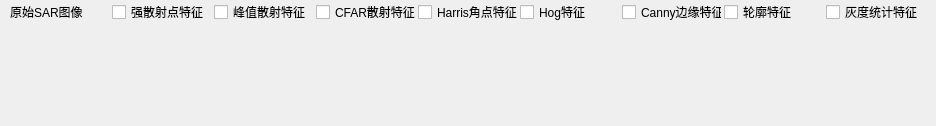
                   <widget class="QWidget" name="scrollAreaWidgetContents_6">
                    <property name="geometry">
                     <rect>
                      <x>0</x>
                      <y>0</y>
                      <width>936</width>
                      <height>126</height>
                     </rect>
                    </property>
                    <property name="sizePolicy">
                     <sizepolicy hsizetype="Fixed" vsizetype="Fixed">
                      <horstretch>0</horstretch>
                      <verstretch>0</verstretch>
                     </sizepolicy>
                    </property>
                    <layout class="QHBoxLayout" name="horizontalLayout_84">
                     <property name="spacing">
                      <number>0</number>
                     </property>
                     <property name="leftMargin">
                      <number>0</number>
                     </property>
                     <property name="topMargin">
                      <number>0</number>
                     </property>
                     <property name="rightMargin">
                      <number>0</number>
                     </property>
                     <property name="bottomMargin">
                      <number>0</number>
                     </property>
                     <item>
                      <layout class="QHBoxLayout" name="horizontalLayout_83">
                       <property name="spacing">
                        <number>2</number>
                       </property>
                       <item>
                        <layout class="QVBoxLayout" name="verticalLayout_46">
                         <property name="spacing">
                          <number>0</number>
                         </property>
                         <property name="sizeConstraint">
                          <enum>QLayout::SetDefaultConstraint</enum>
                         </property>
                         <property name="bottomMargin">
                          <number>0</number>
                         </property>
                         <item>
                          <widget class="QLabel" name="label_26">
                           <property name="sizePolicy">
                            <sizepolicy hsizetype="Fixed" vsizetype="Fixed">
                             <horstretch>0</horstretch>
                             <verstretch>0</verstretch>
                            </sizepolicy>
                           </property>
                           <property name="minimumSize">
                            <size>
                             <width>100</width>
                             <height>22</height>
                            </size>
                           </property>
                           <property name="maximumSize">
                            <size>
                             <width>100</width>
                             <height>22</height>
                            </size>
                           </property>
                           <property name="text">
                            <string>原始SAR图像</string>
                           </property>
                           <property name="alignment">
                            <set>Qt::AlignLeading|Qt::AlignLeft|Qt::AlignVCenter</set>
                           </property>
                          </widget>
                         </item>
                         <item>
                          <widget class="QLabel" name="label_28">
                           <property name="sizePolicy">
                            <sizepolicy hsizetype="Fixed" vsizetype="Fixed">
                             <horstretch>0</horstretch>
                             <verstretch>0</verstretch>
                            </sizepolicy>
                           </property>
                           <property name="minimumSize">
                            <size>
                             <width>100</width>
                             <height>100</height>
                            </size>
                           </property>
                           <property name="maximumSize">
                            <size>
                             <width>100</width>
                             <height>100</height>
                            </size>
                           </property>
                           <property name="text">
                            <string/>
                           </property>
                           <property name="pixmap">
                            <pixmap>../sources/featuremap/sar.jpg</pixmap>
                           </property>
                           <property name="scaledContents">
                            <bool>true</bool>
                           </property>
                           <property name="alignment">
                            <set>Qt::AlignCenter</set>
                           </property>
                          </widget>
                         </item>
                        </layout>
                       </item>
                       <item>
                        <layout class="QVBoxLayout" name="verticalLayout_56">
                         <property name="spacing">
                          <number>0</number>
                         </property>
                         <item>
                          <widget class="QCheckBox" name="checkBox">
                           <property name="sizePolicy">
                            <sizepolicy hsizetype="Fixed" vsizetype="Fixed">
                             <horstretch>0</horstretch>
                             <verstretch>0</verstretch>
                            </sizepolicy>
                           </property>
                           <property name="minimumSize">
                            <size>
                             <width>100</width>
                             <height>22</height>
                            </size>
                           </property>
                           <property name="maximumSize">
                            <size>
                             <width>100</width>
                             <height>22</height>
                            </size>
                           </property>
                           <property name="text">
                            <string>强散射点特征</string>
                           </property>
                          </widget>
                         </item>
                         <item>
                          <widget class="QLabel" name="label_27">
                           <property name="sizePolicy">
                            <sizepolicy hsizetype="Fixed" vsizetype="Fixed">
                             <horstretch>0</horstretch>
                             <verstretch>0</verstretch>
                            </sizepolicy>
                           </property>
                           <property name="minimumSize">
                            <size>
                             <width>100</width>
                             <height>100</height>
                            </size>
                           </property>
                           <property name="maximumSize">
                            <size>
                             <width>100</width>
                             <height>100</height>
                            </size>
                           </property>
                           <property name="text">
                            <string/>
                           </property>
                           <property name="pixmap">
                            <pixmap>../sources/featuremap/scatter.jpg</pixmap>
                           </property>
                           <property name="scaledContents">
                            <bool>true</bool>
                           </property>
                           <property name="alignment">
                            <set>Qt::AlignCenter</set>
                           </property>
                          </widget>
                         </item>
                        </layout>
                       </item>
                       <item>
                        <layout class="QVBoxLayout" name="verticalLayout_55">
                         <property name="spacing">
                          <number>0</number>
                         </property>
                         <item>
                          <widget class="QCheckBox" name="checkBox_2">
                           <property name="sizePolicy">
                            <sizepolicy hsizetype="Fixed" vsizetype="Fixed">
                             <horstretch>0</horstretch>
                             <verstretch>0</verstretch>
                            </sizepolicy>
                           </property>
                           <property name="minimumSize">
                            <size>
                             <width>100</width>
                             <height>22</height>
                            </size>
                           </property>
                           <property name="maximumSize">
                            <size>
                             <width>100</width>
                             <height>22</height>
                            </size>
                           </property>
                           <property name="text">
                            <string>峰值散射特征</string>
                           </property>
                          </widget>
                         </item>
                         <item>
                          <widget class="QLabel" name="label_29">
                           <property name="sizePolicy">
                            <sizepolicy hsizetype="Fixed" vsizetype="Fixed">
                             <horstretch>0</horstretch>
                             <verstretch>0</verstretch>
                            </sizepolicy>
                           </property>
                           <property name="minimumSize">
                            <size>
                             <width>100</width>
                             <height>100</height>
                            </size>
                           </property>
                           <property name="maximumSize">
                            <size>
                             <width>100</width>
                             <height>100</height>
                            </size>
                           </property>
                           <property name="text">
                            <string/>
                           </property>
                           <property name="pixmap">
                            <pixmap>../sources/featuremap/peak.jpg</pixmap>
                           </property>
                           <property name="scaledContents">
                            <bool>true</bool>
                           </property>
                           <property name="alignment">
                            <set>Qt::AlignCenter</set>
                           </property>
                          </widget>
                         </item>
                        </layout>
                       </item>
                       <item>
                        <layout class="QVBoxLayout" name="verticalLayout_53">
                         <property name="spacing">
                          <number>0</number>
                         </property>
                         <item>
                          <widget class="QCheckBox" name="checkBox_3">
                           <property name="sizePolicy">
                            <sizepolicy hsizetype="Fixed" vsizetype="Fixed">
                             <horstretch>0</horstretch>
                             <verstretch>0</verstretch>
                            </sizepolicy>
                           </property>
                           <property name="minimumSize">
                            <size>
                             <width>100</width>
                             <height>22</height>
                            </size>
                           </property>
                           <property name="maximumSize">
                            <size>
                             <width>100</width>
                             <height>22</height>
                            </size>
                           </property>
                           <property name="text">
                            <string>CFAR散射特征</string>
                           </property>
                          </widget>
                         </item>
                         <item>
                          <widget class="QLabel" name="label_30">
                           <property name="sizePolicy">
                            <sizepolicy hsizetype="Fixed" vsizetype="Fixed">
                             <horstretch>0</horstretch>
                             <verstretch>0</verstretch>
                            </sizepolicy>
                           </property>
                           <property name="minimumSize">
                            <size>
                             <width>100</width>
                             <height>100</height>
                            </size>
                           </property>
                           <property name="maximumSize">
                            <size>
                             <width>100</width>
                             <height>100</height>
                            </size>
                           </property>
                           <property name="text">
                            <string/>
                           </property>
                           <property name="pixmap">
                            <pixmap>../sources/featuremap/cfar.jpg</pixmap>
                           </property>
                           <property name="scaledContents">
                            <bool>true</bool>
                           </property>
                           <property name="alignment">
                            <set>Qt::AlignCenter</set>
                           </property>
                          </widget>
                         </item>
                        </layout>
                       </item>
                       <item>
                        <layout class="QVBoxLayout" name="verticalLayout_52">
                         <property name="spacing">
                          <number>0</number>
                         </property>
                         <item>
                          <widget class="QCheckBox" name="checkBox_4">
                           <property name="sizePolicy">
                            <sizepolicy hsizetype="Fixed" vsizetype="Fixed">
                             <horstretch>0</horstretch>
                             <verstretch>0</verstretch>
                            </sizepolicy>
                           </property>
                           <property name="minimumSize">
                            <size>
                             <width>100</width>
                             <height>22</height>
                            </size>
                           </property>
                           <property name="maximumSize">
                            <size>
                             <width>100</width>
                             <height>22</height>
                            </size>
                           </property>
                           <property name="layoutDirection">
                            <enum>Qt::LeftToRight</enum>
                           </property>
                           <property name="text">
                            <string>Harris角点特征</string>
                           </property>
                           <property name="tristate">
                            <bool>false</bool>
                           </property>
                          </widget>
                         </item>
                         <item>
                          <widget class="QLabel" name="label_31">
                           <property name="sizePolicy">
                            <sizepolicy hsizetype="Fixed" vsizetype="Fixed">
                             <horstretch>0</horstretch>
                             <verstretch>0</verstretch>
                            </sizepolicy>
                           </property>
                           <property name="minimumSize">
                            <size>
                             <width>100</width>
                             <height>100</height>
                            </size>
                           </property>
                           <property name="maximumSize">
                            <size>
                             <width>100</width>
                             <height>100</height>
                            </size>
                           </property>
                           <property name="text">
                            <string/>
                           </property>
                           <property name="pixmap">
                            <pixmap>../sources/featuremap/Harris.jpg</pixmap>
                           </property>
                           <property name="scaledContents">
                            <bool>true</bool>
                           </property>
                           <property name="alignment">
                            <set>Qt::AlignCenter</set>
                           </property>
                          </widget>
                         </item>
                        </layout>
                       </item>
                       <item>
                        <layout class="QVBoxLayout" name="verticalLayout_51">
                         <property name="spacing">
                          <number>0</number>
                         </property>
                         <item>
                          <widget class="QCheckBox" name="checkBox_5">
                           <property name="sizePolicy">
                            <sizepolicy hsizetype="Fixed" vsizetype="Fixed">
                             <horstretch>0</horstretch>
                             <verstretch>0</verstretch>
                            </sizepolicy>
                           </property>
                           <property name="minimumSize">
                            <size>
                             <width>100</width>
                             <height>22</height>
                            </size>
                           </property>
                           <property name="maximumSize">
                            <size>
                             <width>100</width>
                             <height>22</height>
                            </size>
                           </property>
                           <property name="text">
                            <string>Hog特征</string>
                           </property>
                          </widget>
                         </item>
                         <item>
                          <widget class="QLabel" name="label_33">
                           <property name="sizePolicy">
                            <sizepolicy hsizetype="Fixed" vsizetype="Fixed">
                             <horstretch>0</horstretch>
                             <verstretch>0</verstretch>
                            </sizepolicy>
                           </property>
                           <property name="minimumSize">
                            <size>
                             <width>100</width>
                             <height>100</height>
                            </size>
                           </property>
                           <property name="maximumSize">
                            <size>
                             <width>100</width>
                             <height>100</height>
                            </size>
                           </property>
                           <property name="text">
                            <string/>
                           </property>
                           <property name="pixmap">
                            <pixmap>../sources/featuremap/Hog.jpg</pixmap>
                           </property>
                           <property name="scaledContents">
                            <bool>true</bool>
                           </property>
                           <property name="alignment">
                            <set>Qt::AlignCenter</set>
                           </property>
                           <property name="wordWrap">
                            <bool>false</bool>
                           </property>
                          </widget>
                         </item>
                        </layout>
                       </item>
                       <item>
                        <layout class="QVBoxLayout" name="verticalLayout_50">
                         <property name="spacing">
                          <number>0</number>
                         </property>
                         <item>
                          <widget class="QCheckBox" name="checkBox_6">
                           <property name="sizePolicy">
                            <sizepolicy hsizetype="Fixed" vsizetype="Fixed">
                             <horstretch>0</horstretch>
                             <verstretch>0</verstretch>
                            </sizepolicy>
                           </property>
                           <property name="minimumSize">
                            <size>
                             <width>100</width>
                             <height>22</height>
                            </size>
                           </property>
                           <property name="maximumSize">
                            <size>
                             <width>100</width>
                             <height>22</height>
                            </size>
                           </property>
                           <property name="text">
                            <string>Canny边缘特征</string>
                           </property>
                          </widget>
                         </item>
                         <item>
                          <widget class="QLabel" name="label_34">
                           <property name="sizePolicy">
                            <sizepolicy hsizetype="Fixed" vsizetype="Fixed">
                             <horstretch>0</horstretch>
                             <verstretch>0</verstretch>
                            </sizepolicy>
                           </property>
                           <property name="minimumSize">
                            <size>
                             <width>100</width>
                             <height>100</height>
                            </size>
                           </property>
                           <property name="maximumSize">
                            <size>
                             <width>100</width>
                             <height>100</height>
                            </size>
                           </property>
                           <property name="text">
                            <string/>
                           </property>
                           <property name="pixmap">
                            <pixmap>../sources/featuremap/Canny.jpg</pixmap>
                           </property>
                           <property name="scaledContents">
                            <bool>true</bool>
                           </property>
                           <property name="alignment">
                            <set>Qt::AlignCenter</set>
                           </property>
                          </widget>
                         </item>
                        </layout>
                       </item>
                       <item>
                        <layout class="QVBoxLayout" name="verticalLayout_48">
                         <property name="spacing">
                          <number>0</number>
                         </property>
                         <item>
                          <widget class="QCheckBox" name="checkBox_7">
                           <property name="sizePolicy">
                            <sizepolicy hsizetype="Fixed" vsizetype="Fixed">
                             <horstretch>0</horstretch>
                             <verstretch>0</verstretch>
                            </sizepolicy>
                           </property>
                           <property name="minimumSize">
                            <size>
                             <width>100</width>
                             <height>22</height>
                            </size>
                           </property>
                           <property name="maximumSize">
                            <size>
                             <width>100</width>
                             <height>22</height>
                            </size>
                           </property>
                           <property name="text">
                            <string>轮廓特征</string>
                           </property>
                          </widget>
                         </item>
                         <item>
                          <widget class="QLabel" name="label_37">
                           <property name="sizePolicy">
                            <sizepolicy hsizetype="Fixed" vsizetype="Fixed">
                             <horstretch>0</horstretch>
                             <verstretch>0</verstretch>
                            </sizepolicy>
                           </property>
                           <property name="minimumSize">
                            <size>
                             <width>100</width>
                             <height>100</height>
                            </size>
                           </property>
                           <property name="maximumSize">
                            <size>
                             <width>100</width>
                             <height>100</height>
                            </size>
                           </property>
                           <property name="text">
                            <string/>
                           </property>
                           <property name="pixmap">
                            <pixmap>../sources/featuremap/Countar.jpg</pixmap>
                           </property>
                           <property name="scaledContents">
                            <bool>true</bool>
                           </property>
                           <property name="alignment">
                            <set>Qt::AlignCenter</set>
                           </property>
                          </widget>
                         </item>
                        </layout>
                       </item>
                       <item>
                        <layout class="QVBoxLayout" name="verticalLayout_47">
                         <property name="spacing">
                          <number>0</number>
                         </property>
                         <item>
                          <widget class="QCheckBox" name="checkBox_8">
                           <property name="sizePolicy">
                            <sizepolicy hsizetype="Fixed" vsizetype="Fixed">
                             <horstretch>0</horstretch>
                             <verstretch>0</verstretch>
                            </sizepolicy>
                           </property>
                           <property name="minimumSize">
                            <size>
                             <width>100</width>
                             <height>22</height>
                            </size>
                           </property>
                           <property name="maximumSize">
                            <size>
                             <width>100</width>
                             <height>22</height>
                            </size>
                           </property>
                           <property name="text">
                            <string>灰度统计特征</string>
                           </property>
                          </widget>
                         </item>
                         <item>
                          <widget class="QLabel" name="label_41">
                           <property name="sizePolicy">
                            <sizepolicy hsizetype="Fixed" vsizetype="Fixed">
                             <horstretch>0</horstretch>
                             <verstretch>0</verstretch>
                            </sizepolicy>
                           </property>
                           <property name="minimumSize">
                            <size>
                             <width>100</width>
                             <height>100</height>
                            </size>
                           </property>
                           <property name="maximumSize">
                            <size>
                             <width>100</width>
                             <height>100</height>
                            </size>
                           </property>
                           <property name="text">
                            <string/>
                           </property>
                           <property name="pixmap">
                            <pixmap>../sources/featuremap/Glcm.jpg</pixmap>
                           </property>
                           <property name="scaledContents">
                            <bool>true</bool>
                           </property>
                           <property name="alignment">
                            <set>Qt::AlignCenter</set>
                           </property>
                           <property name="wordWrap">
                            <bool>false</bool>
                           </property>
                          </widget>
                         </item>
                        </layout>
                       </item>
                      </layout>
                     </item>
                    </layout>
                   </widget>
